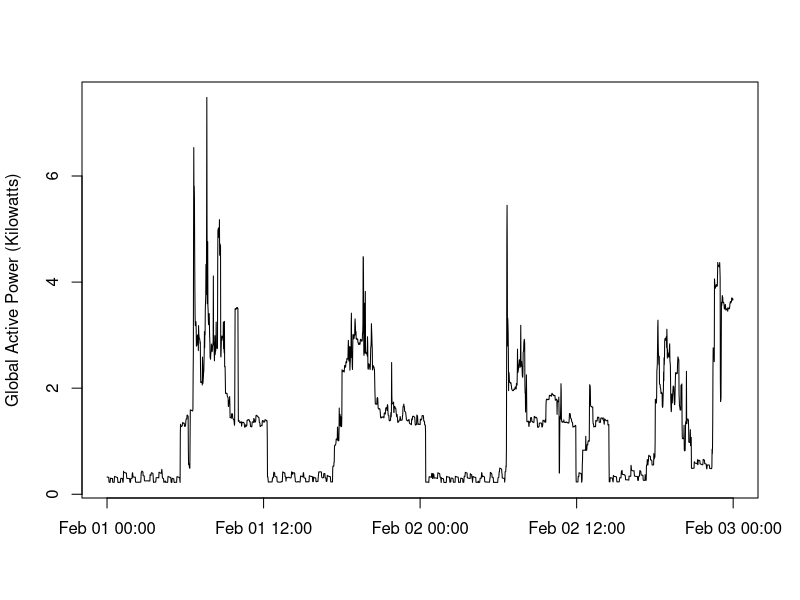

Recreate this plot in R.
data<-read.csv('household_power_consumption1.csv')
data$date_time<-with(data,paste(Date,Time,sep=" "))
data$date_time<- strptime(data$date_time, format="%d/%m/%Y %H:%M:%S")
plot(data$date_time,data$Global_active_power, col="white", ylab="Global Active Power (Kilowatts)", xlab = " ")
lines(data$date_time,data$Global_active_power)
dev.copy(png,file="plot2.png")
dev.off()
